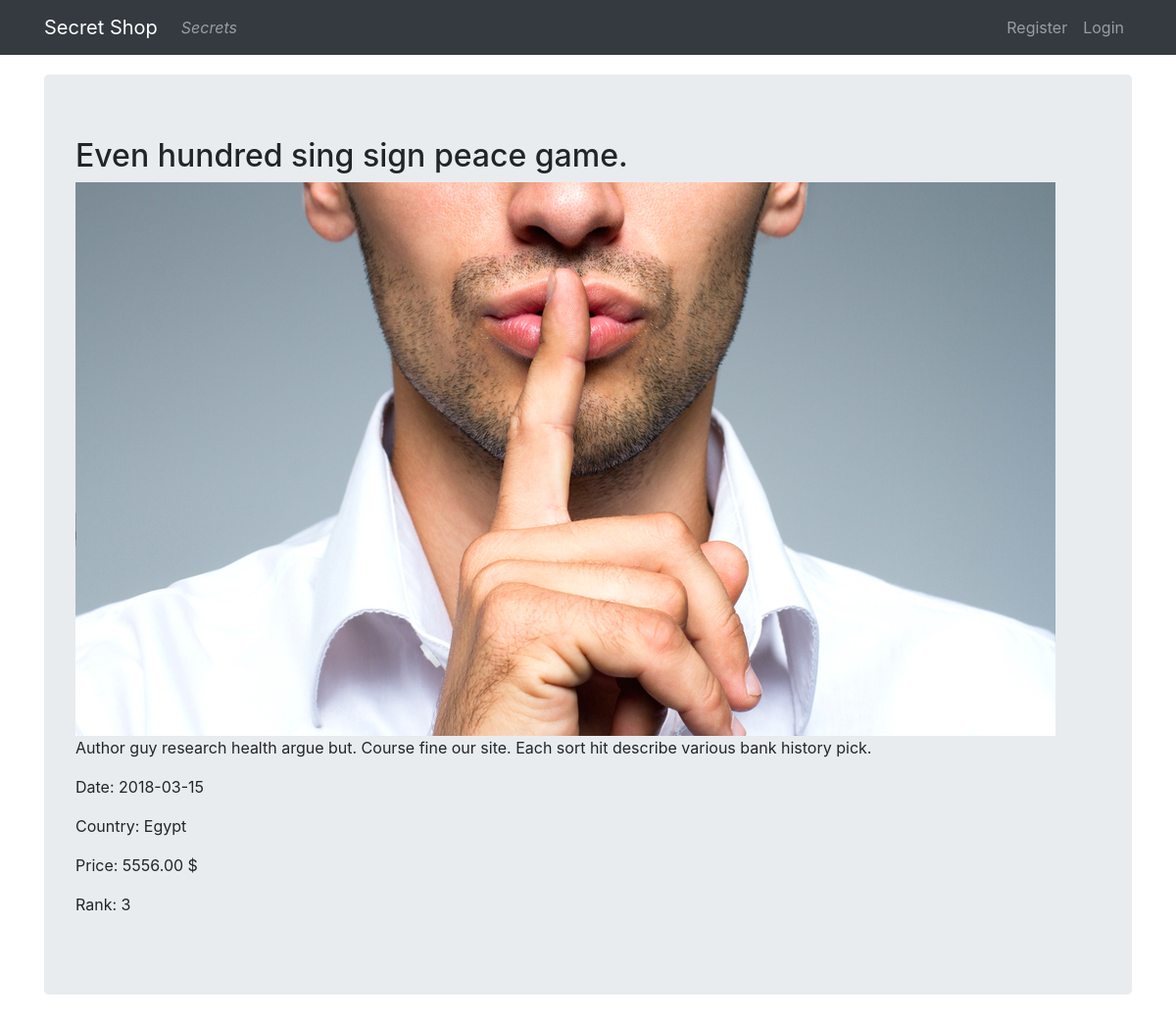
The page /details/56/ on the database its author committed.
### secretsmodules/models.py (models this page shows)
class Secret(models.Model):
    title = models.CharField(max_length = 264, unique = False)
    description = models.TextField()
    price = models.DecimalField(decimal_places=2, max_digits=10)
    picture = models.ImageField(upload_to = 'secret_pics',blank = True)
    date = models.DateField()
    country_of_origin = models.ForeignKey('Country',on_delete=models.PROTECT)
    rank = models.IntegerField()

class Country(models.Model):
    name = models.CharField(max_length = 150, unique = True)
    code = models.CharField(max_length = 2, unique = True)

### secretsmodules/views.py (the view)
# urls.py: url(r'^details/(?P<pk>\d{1,50})/$',views.DetailsView.as_view(), name = 'details'),
class DetailsView(DetailView):
    model = models.Secret
    template_name = 'secretsmodules/details.html'
    context_object_name = 'secret'    #default: objectname.

### templates/secretsmodules/details.html
{% extends "secretsmodules/base.html" %}
{% load staticfiles %}
  {% block content %}
    <div class="jumbotron">
        <h2>  {{secret.title}}</h2>
        {% if secret.picture %}
        <img src="{{ secret.picture.url }}" alt="Error" >
        {% else %}
        <img src="{% static 'images/sandman.jpg' %}" >
        {% endif %}
        <div class="">
            <p>
              {{secret.description}}
            </p>
            <p>
                Date: {{secret.date | date:"Y-m-d"}}
            </p>
            <p>
            Country: {{secret.country_of_origin.name}}</p>
            <p>
            Price: {{secret.price}} $
            </p>
            <p>
            Rank: {{secret.rank}}
          </p>
        </div>
    </div>
  {% endblock %}

### rows shown on the page
Secret: title "Even hundred sing sign peace game.", picture (picture), description "Author guy research health argue but. Course fine our site. Each sort hit describe various bank history pick.", date "2018-03-15", country_of_origin.name "Egypt", price "5556.00", rank "3"
